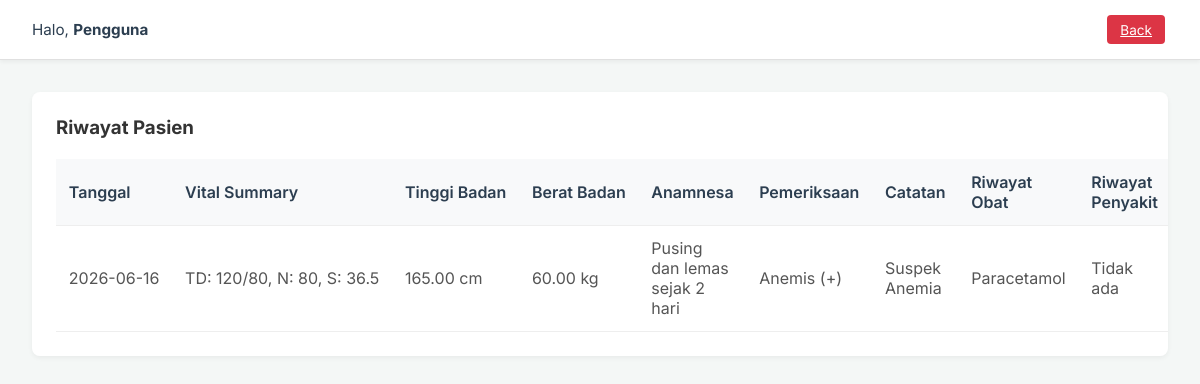
Screenshot of /klinik-mandiri/views/riwayat.php?id=1 (signed in) with the database file from the repository.
### tables this page shows
CREATE TABLE Triage_Vital (
    triage_id INT PRIMARY KEY AUTO_INCREMENT,
    tekanan_darah VARCHAR(20),
    nadi INT,
    suhu DECIMAL(4,2),
    spO2 INT,
    keluhan_utama TEXT,
    riwayat_alergi TEXT,
    riwayat_obat TEXT,
    record_id INT NOT NULL,

    CONSTRAINT chk_nadi
    CHECK (nadi > 0),

    CONSTRAINT chk_suhu
    CHECK (suhu BETWEEN 30 AND 45),

    CONSTRAINT chk_spo2
    CHECK (spO2 BETWEEN 0 AND 100),

    FOREIGN KEY (record_id)
    REFERENCES Rekam_Medis(record_id)
    ON DELETE CASCADE
);

CREATE TABLE Rekam_Medis (
    record_id INT PRIMARY KEY AUTO_INCREMENT,
    tanggal_catatan DATE,
    vital_summary TEXT,
    tinggi_badan DECIMAL(5,2),
    berat_badan DECIMAL(5,2),
    anamnesa TEXT,
    pemeriksaan_fisik TEXT,
    catatan_klinis TEXT,
    riwayat_penyakit TEXT,
    alergi_obat_makanan TEXT,
    visit_id INT UNIQUE NOT NULL,

    CONSTRAINT chk_tinggi_badan
    CHECK (tinggi_badan > 0),

    CONSTRAINT chk_berat_badan
    CHECK (berat_badan > 0),

    FOREIGN KEY (visit_id)
    REFERENCES Kunjungan(visit_id)
    ON DELETE CASCADE
);

### klinik-mandiri/views/riwayat.php (the view, shortened to what this page needs)
<?php
include '../config/koneksi.php';
$db = isset($koneksi) ? $koneksi : $GLOBALS['koneksi'];
$riwayat_pasien = [];
$pasien_id = isset($_GET['id']) ? filter_var($_GET['id'], FILTER_SANITIZE_NUMBER_INT) : null;
if ($pasien_id) {
    try {
        if (isset($db)) {
            $stmt = $db->prepare("SELECT
                                    rm.tanggal_catatan,
                                    rm.vital_summary,
                                    rm.tinggi_badan,
                                    rm.berat_badan,
                                    rm.anamnesa,
                                    rm.pemeriksaan_fisik,
                                    rm.catatan_klinis,
                                    tv.riwayat_obat,
                                    rm.riwayat_penyakit,
                                    rm.alergi_obat_makanan
                                  FROM rekam_medis rm
                                  JOIN kunjungan k ON rm.visit_id = k.visit_id
                                  LEFT JOIN triage_vital tv ON rm.record_id = tv.record_id
                                  WHERE k.patient_id = :pasien_id
                                  ORDER BY rm.tanggal_catatan DESC");
            $stmt->execute(['pasien_id' => $pasien_id]);
            $riwayat_pasien = $stmt->fetchAll(PDO::FETCH_ASSOC);
        }
    } catch (PDOException $e) {
        error_log("Database Error pada riwayat.php: " . $e->getMessage());
        $error_message = "Gagal memuat data. Pesan sistem: " . $e->getMessage();
    }
} else {
    header("Location: pasien.php");
    exit();
}
?>
<!DOCTYPE html>
<html lang="id">
<head>
    <link rel="stylesheet" href="../assets/style.css">
</head>
<body>
        <div class="main-content">
            <header class="topbar">
                <div>Halo, <strong id="userDisplay">dr. Budi</strong></div>
                <a href="pasien.php" class="btn btn-small btn-danger">Back</a>
            </header>
            <main class="content-area">
                <div class="dashboard-cards">
                    <div class="table-container" style="overflow-x: auto; width: 100%;">
                        <h3>Riwayat Pasien</h3><br>
                        <table>
                            <thead>
                                <tr>
                                    <th style="white-space: nowrap;">Tanggal</th>
                                    <th style="white-space: nowrap;">Vital Summary</th>
                                    <th style="white-space: nowrap;">Tinggi Badan</th>
                                    <th style="white-space: nowrap;">Berat Badan</th>
                                    <th>Anamnesa</th>
                                    <th>Pemeriksaan</th>
                                    <th>Catatan</th>
                                    <th>Riwayat Obat</th>
                                    <th>Riwayat Penyakit</th>
                                </tr>
                            </thead>
                            <tbody>
                                <?php if (!empty($riwayat_pasien)): ?>
                                    <?php foreach ($riwayat_pasien as $riwayat): ?>
                                        <tr>
                                            <td style="white-space: nowrap;"><?= htmlspecialchars($riwayat['tanggal_catatan'] ?? '-'); ?></td>
                                            <td style="white-space: nowrap;"><?= htmlspecialchars($riwayat['vital_summary'] ?? '-'); ?></td>
                                            <td style="white-space: nowrap;"><?= htmlspecialchars($riwayat['tinggi_badan'] ?? '-'); ?> cm</td>
                                            <td style="white-space: nowrap;"><?= htmlspecialchars($riwayat['berat_badan'] ?? '-'); ?> kg</td>
                                            <td><?= htmlspecialchars($riwayat['anamnesa'] ?? '-'); ?></td>
                                            <td><?= htmlspecialchars($riwayat['pemeriksaan_fisik'] ?? '-'); ?></td>
                                            <td><?= htmlspecialchars($riwayat['catatan_klinis'] ?? '-'); ?></td>
                                            <td><?= htmlspecialchars($riwayat['riwayat_obat'] ?? 'Tidak ada'); ?></td>
                                            <td><?= htmlspecialchars($riwayat['riwayat_penyakit'] ?? 'Tidak ada'); ?></td>
                                        </tr>
                                    <?php endforeach; ?>
                                <?php endif; ?>
                            </tbody>
                        </table>
                    </div>
                </div>
            </main>
        </div>
</body>
</html>

### klinik-mandiri/assets/style.css (style rules this page uses)
* { margin: 0; padding: 0; box-sizing: border-box; font-family: 'Inter', sans-serif; }
body { background-color: #f4f7f6; color: #333; }
.btn { width: 100%; padding: 0.7rem; background-color: #0056b3; color: white; border: none; border-radius: 4px; font-size: 1rem; cursor: pointer; transition: 0.3s; }
.btn-small { width: auto; padding: 0.4rem 0.8rem; font-size: 0.85rem; margin-right: 0.2rem; }
.btn-danger { background-color: #dc3545; }
.main-content { flex: 1; display: flex; flex-direction: column; }
.topbar { background-color: #fff; height: 60px; display: flex; justify-content: space-between; align-items: center; padding: 0 2rem; box-shadow: 0 2px 4px rgba(0,0,0,0.05); border-bottom: 1px solid #e0e0e0; }
.topbar div { font-size: 0.95rem; color: #2c3e50; }
.content-area { padding: 2rem; flex: 1; overflow-y: auto; }
.dashboard-cards { display: grid; grid-template-columns: repeat(auto-fit, minmax(200px, 1fr)); gap: 1.5rem; margin-bottom: 2rem; }
.table-container { background: #fff; padding: 1.5rem; border-radius: 8px; box-shadow: 0 2px 5px rgba(0,0,0,0.05); margin-bottom: 1.5rem; }
table { width: 100%; border-collapse: collapse; }
table th, table td { padding: 0.8rem; text-align: left; border-bottom: 1px solid #eee; }
table th { background-color: #f8f9fa; font-weight: 600; color: #2c3e50; }
table td { color: #555; }

### rows the page displays
triage_vital: record.tanggal_catatan "2026-06-16", record.vital_summary "TD: 120/80, N: 80, S: 36.5", record.tinggi_badan "165.00", record.berat_badan "60.00", record.anamnesa "Pusing dan lemas sejak 2 hari", record.pemeriksaan_fisik "Anemis (+)", record.catatan_klinis "Suspek Anemia", riwayat_obat "Paracetamol", record.riwayat_penyakit "Tidak ada"
